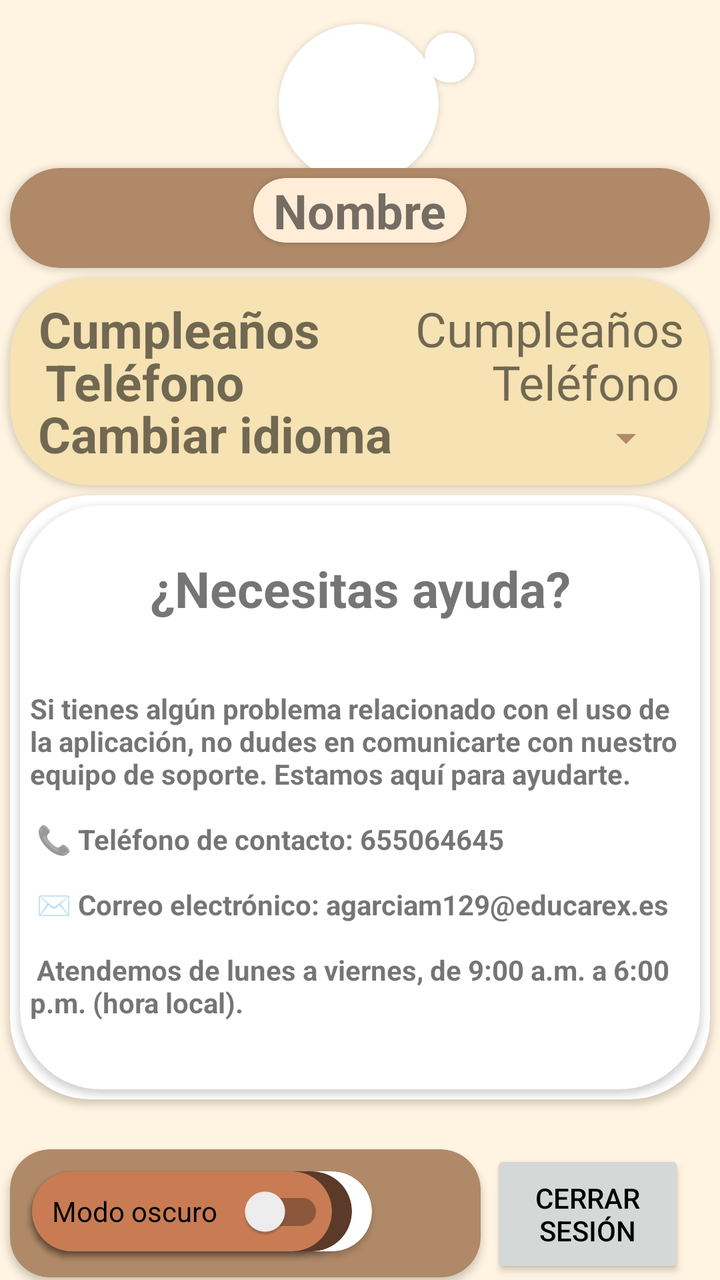
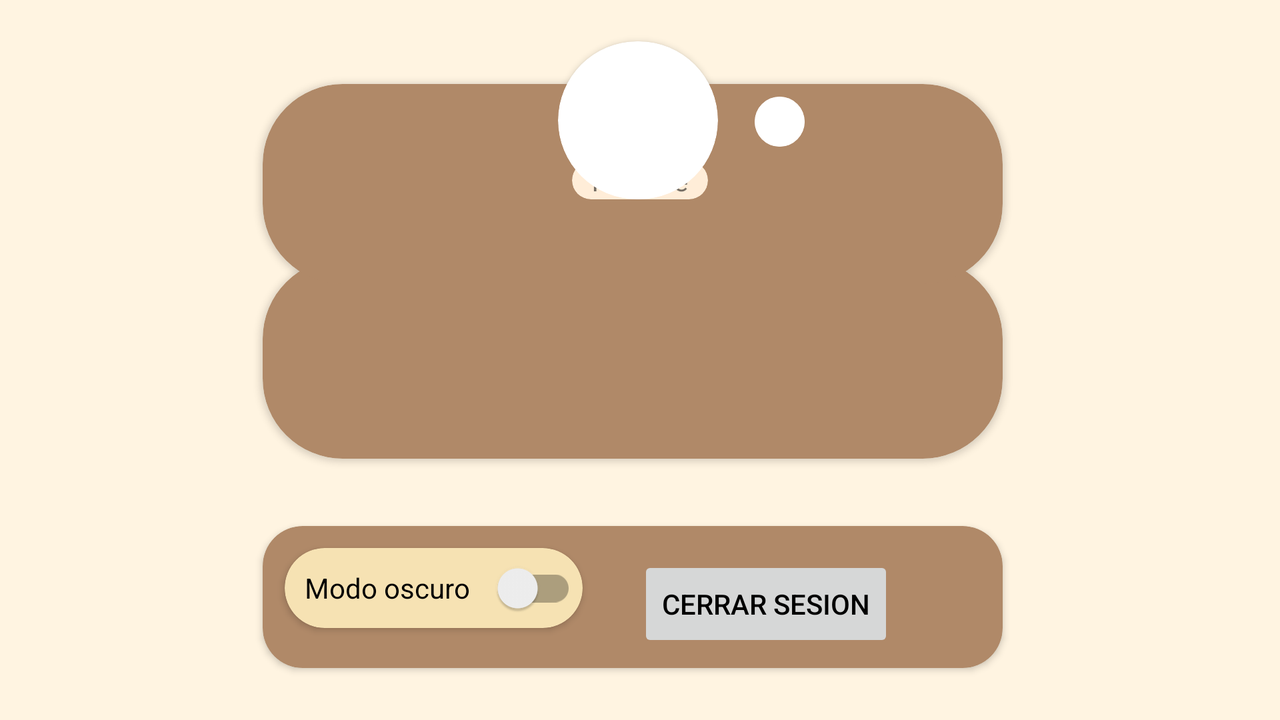

First picture: res/layout/ on a phone held upright. Second picture: the repository's own variant of that layout, on a device whose configuration matches the variant's folder. Source for both follows.
<!-- AndroidManifest.xml: application theme Theme.Pasteleria.Light -->
<!-- res/layout/fragment_user.xml -->
<?xml version="1.0" encoding="utf-8"?>
<androidx.constraintlayout.widget.ConstraintLayout xmlns:android="http://schemas.android.com/apk/res/android"
    xmlns:tools="http://schemas.android.com/tools"
    android:layout_width="match_parent"
    android:layout_height="match_parent"
    xmlns:app="http://schemas.android.com/apk/res-auto"
    tools:context=".main.view.UserFragment">

    <androidx.cardview.widget.CardView
        android:id="@+id/cardView6"
        android:layout_width="0dp"
        android:layout_height="0dp"

        android:layout_marginStart="5dp"
        android:layout_marginTop="5dp"
        android:layout_marginEnd="5dp"
        android:layout_marginBottom="5dp"
        android:backgroundTint="@color/vainilla"
        app:cardCornerRadius="40dp"
        app:layout_constraintBottom_toTopOf="@+id/cardView7"
        app:layout_constraintEnd_toEndOf="parent"
        app:layout_constraintHorizontal_bias="0.487"
        app:layout_constraintStart_toStartOf="parent"
        app:layout_constraintTop_toBottomOf="@+id/cardView5"
        app:layout_constraintVertical_bias="0.331">

        <androidx.constraintlayout.widget.ConstraintLayout
            android:id="@+id/constraintCumpleanos"
            android:layout_width="match_parent"
            android:layout_height="match_parent"
            app:layout_constraintBottom_toBottomOf="parent"
            app:layout_constraintEnd_toEndOf="parent"
            app:layout_constraintStart_toStartOf="parent"
            app:layout_constraintTop_toTopOf="parent">

            <TextView
                android:id="@+id/telefonoTV"
                android:layout_width="wrap_content"
                android:layout_height="wrap_content"
                android:text="@string/telefono"
                android:textSize="24sp"
                app:layout_constraintBottom_toBottomOf="parent"
                app:layout_constraintEnd_toEndOf="parent"
                app:layout_constraintHorizontal_bias="0.94"
                app:layout_constraintStart_toStartOf="parent"
                app:layout_constraintTop_toTopOf="parent" />

            <TextView
                android:id="@+id/textView7"
                android:layout_width="wrap_content"
                android:layout_height="wrap_content"
                android:text="@string/telefono"
                android:textSize="25sp"
                android:textStyle="bold"
                app:layout_constraintBottom_toBottomOf="parent"
                app:layout_constraintEnd_toEndOf="parent"
                app:layout_constraintHorizontal_bias="0.071"
                app:layout_constraintStart_toStartOf="parent"
                app:layout_constraintTop_toTopOf="parent" />

            <TextView
                android:id="@+id/textView6"
                android:layout_width="wrap_content"
                android:layout_height="wrap_content"
                android:text="@string/cumpleanos"
                android:textSize="25sp"
                android:textStyle="bold"
                app:layout_constraintBottom_toBottomOf="parent"
                app:layout_constraintEnd_toEndOf="parent"
                app:layout_constraintHorizontal_bias="0.068"
                app:layout_constraintStart_toStartOf="parent"
                app:layout_constraintTop_toTopOf="parent"
                app:layout_constraintVertical_bias="0.126" />

            <TextView
                android:id="@+id/cumpleTV"
                android:layout_width="wrap_content"
                android:layout_height="wrap_content"
                android:text="@string/cumpleanos"
                android:textSize="24sp"
                app:layout_constraintBottom_toBottomOf="parent"
                app:layout_constraintEnd_toEndOf="parent"
                app:layout_constraintHorizontal_bias="0.94"
                app:layout_constraintStart_toStartOf="parent"
                app:layout_constraintTop_toTopOf="parent"
                app:layout_constraintVertical_bias="0.125" />

            <TextView
                android:id="@+id/textView5"
                android:layout_width="wrap_content"
                android:layout_height="wrap_content"
                android:text="@string/cambiar_idioma"
                android:textSize="25sp"
                android:textStyle="bold"
                app:layout_constraintBottom_toBottomOf="parent"
                app:layout_constraintEnd_toEndOf="parent"
                app:layout_constraintHorizontal_bias="0.08"
                app:layout_constraintStart_toStartOf="parent"
                app:layout_constraintTop_toTopOf="parent"
                app:layout_constraintVertical_bias="0.873" />

            <Spinner
                android:id="@+id/spinnerIdioma"
                style="@android:style/Animation"
                android:layout_width="wrap_content"
                android:layout_height="30dp"
                android:backgroundTint="@color/chocolate_claro1"
                android:elevation="10dp"
                app:layout_constraintBottom_toBottomOf="parent"
                app:layout_constraintEnd_toEndOf="parent"
                app:layout_constraintHorizontal_bias="0.94"
                app:layout_constraintStart_toStartOf="parent"
                app:layout_constraintTop_toTopOf="parent"
                app:layout_constraintVertical_bias="0.884" />
        </androidx.constraintlayout.widget.ConstraintLayout>
    </androidx.cardview.widget.CardView>

    <androidx.cardview.widget.CardView
        android:id="@+id/cardView"
        android:layout_width="wrap_content"
        android:layout_height="wrap_content"

        app:cardCornerRadius="90dp"
        app:layout_constraintBottom_toBottomOf="@+id/cardView6"
        app:layout_constraintEnd_toEndOf="parent"
        app:layout_constraintHorizontal_bias="0.498"
        app:layout_constraintStart_toStartOf="parent"
        app:layout_constraintTop_toTopOf="parent"
        app:layout_constraintVertical_bias="0.073">

        <ImageView
            android:id="@+id/fotoPerfil"
            android:contentDescription="@string/imagen"
            android:layout_width="80dp"
            android:layout_height="80dp"
            android:scaleType="centerCrop"
            app:srcCompat="@drawable/default_profile"
            tools:layout_editor_absoluteX="111dp"
            tools:layout_editor_absoluteY="134dp" />

    </androidx.cardview.widget.CardView>

    <androidx.cardview.widget.CardView
        android:id="@+id/cardView5"
        android:layout_width="0dp"
        android:layout_height="50dp"

        android:layout_marginStart="5dp"
        android:layout_marginTop="5dp"
        android:layout_marginEnd="5dp"
        android:layout_marginBottom="5dp"
        android:backgroundTint="@color/chocolate_claro1"
        app:cardCornerRadius="40dp"
        app:layout_constraintBottom_toBottomOf="@id/cardView7"
        app:layout_constraintEnd_toEndOf="parent"
        app:layout_constraintHorizontal_bias="0.487"
        app:layout_constraintStart_toStartOf="parent"
        app:layout_constraintTop_toTopOf="parent"
        app:layout_constraintVertical_bias="0.161">

        <androidx.constraintlayout.widget.ConstraintLayout
            android:layout_width="match_parent"
            android:layout_height="match_parent">

            <androidx.cardview.widget.CardView
                android:id="@+id/cardView2"
                android:layout_width="wrap_content"
                android:layout_height="wrap_content"
                android:backgroundTint="@color/kinder"
                android:elevation="60dp"
                android:layout_marginTop="5dp"
                app:cardCornerRadius="40dp"
                app:layout_constraintBottom_toBottomOf="parent"
                app:layout_constraintEnd_toEndOf="parent"
                app:layout_constraintStart_toStartOf="parent"
                app:layout_constraintTop_toTopOf="parent"
                app:layout_constraintVertical_bias="0.0">

                <TextView
                    android:id="@+id/nombreTextView"
                    android:layout_width="wrap_content"
                    android:layout_height="wrap_content"
                    android:layout_marginLeft="10dp"
                    android:layout_marginRight="10dp"
                    android:elevation="4dp"
                    android:text="@string/nombre"
                    android:textSize="24sp"
                    android:textStyle="bold"
                    app:layout_constraintBottom_toBottomOf="parent"
                    app:layout_constraintEnd_toEndOf="parent"
                    app:layout_constraintHorizontal_bias="0.498"
                    app:layout_constraintStart_toStartOf="parent"
                    app:layout_constraintTop_toTopOf="parent"
                    app:layout_constraintVertical_bias="0.178" />
            </androidx.cardview.widget.CardView>
        </androidx.constraintlayout.widget.ConstraintLayout>
    </androidx.cardview.widget.CardView>

    <androidx.cardview.widget.CardView
        android:id="@+id/cardView9"
        android:layout_width="0dp"
        android:layout_height="64dp"
        android:backgroundTint="@color/chocolate_claro1"
        app:cardCornerRadius="20dp"
        android:layout_marginEnd="5dp"
        android:layout_marginStart="5dp"
        app:layout_constraintBottom_toBottomOf="parent"
        app:layout_constraintEnd_toStartOf="@id/cerrarSesionButton"
        app:layout_constraintHorizontal_bias="0.148"
        app:layout_constraintStart_toStartOf="parent"
        app:layout_constraintTop_toBottomOf="@+id/cardView7"
        app:layout_constraintVertical_bias="0.946">

        <androidx.cardview.widget.CardView
            android:layout_width="170dp"
            android:layout_height="40dp"
            android:layout_marginStart="11dp"
            android:layout_marginTop="11dp"
            android:layout_marginEnd="210dp"
            android:backgroundTint="@color/stripe_3ds2_chevron"
            android:elevation="10dp"
            app:cardCornerRadius="40dp"
            app:layout_constraintStart_toStartOf="parent"
            app:layout_constraintTop_toTopOf="parent"></androidx.cardview.widget.CardView>

        <androidx.cardview.widget.CardView
            android:layout_width="160dp"
            android:layout_height="40dp"
            android:layout_marginStart="11dp"
            android:layout_marginTop="11dp"
            android:layout_marginEnd="210dp"
            android:backgroundTint="@color/chocolate_claro_oscuro"
            android:elevation="10dp"
            app:cardCornerRadius="40dp"
            app:layout_constraintStart_toStartOf="parent"
            app:layout_constraintTop_toTopOf="parent"></androidx.cardview.widget.CardView>

        <androidx.cardview.widget.CardView
            android:layout_width="150dp"
            android:layout_height="40dp"
            android:layout_marginStart="11dp"
            android:layout_marginTop="11dp"
            android:layout_marginEnd="210dp"
            android:backgroundTint="@color/caramelo"
            android:elevation="10dp"
            app:cardCornerRadius="40dp"
            app:layout_constraintStart_toStartOf="parent"
            app:layout_constraintTop_toTopOf="parent">

            <androidx.appcompat.widget.SwitchCompat
                android:id="@+id/modoOscuroSwitch"
                android:layout_width="136dp"
                android:layout_height="wrap_content"
                android:layout_marginStart="10dp"
                android:layout_marginTop="0dp"
                android:elevation="10dp"
                android:text="@string/modo_oscuro" />
        </androidx.cardview.widget.CardView>
    </androidx.cardview.widget.CardView>

    <androidx.cardview.widget.CardView
        android:id="@+id/cardView7"
        android:layout_width="0dp"
        android:layout_height="302dp"
        android:layout_marginStart="5dp"
        android:layout_marginEnd="5dp"
        android:backgroundTint="@color/stripe_3ds2_chevron"
        app:cardCornerRadius="40dp"
        app:layout_constraintBottom_toBottomOf="parent"

        app:layout_constraintEnd_toEndOf="parent"
        app:layout_constraintStart_toStartOf="parent"
        app:layout_constraintTop_toTopOf="parent"
        app:layout_constraintVertical_bias="0.733">

        <androidx.constraintlayout.widget.ConstraintLayout
            android:layout_width="match_parent"
            android:layout_height="match_parent">

            <androidx.cardview.widget.CardView
                android:layout_width="match_parent"
                android:layout_height="match_parent"
                android:layout_marginStart="5dp"
                android:layout_marginTop="5dp"
                android:layout_marginEnd="5dp"
                android:layout_marginBottom="5dp"
                app:cardCornerRadius="40dp"
                app:layout_constraintBottom_toBottomOf="parent"
                app:layout_constraintEnd_toEndOf="parent"
                app:layout_constraintStart_toStartOf="parent"
                app:layout_constraintTop_toTopOf="parent"

                app:layout_goneMarginBottom="5dp">


                <androidx.constraintlayout.widget.ConstraintLayout
                    android:layout_width="match_parent"
                    android:layout_height="match_parent">

                    <TextView
                        android:id="@+id/textView8"
                        android:layout_width="wrap_content"
                        android:layout_height="wrap_content"
                        android:layout_marginStart="15dp"
                        android:layout_marginEnd="5dp"
                        android:text="@string/soporte_texto"
                        android:textSize="14sp"
                        android:textStyle="bold"
                        app:layout_constraintBottom_toBottomOf="parent"
                        app:layout_constraintEnd_toEndOf="parent"
                        app:layout_constraintStart_toStartOf="parent"
                        app:layout_constraintTop_toTopOf="parent"
                        app:layout_constraintVertical_bias="0.838" />

                    <TextView
                        android:id="@+id/textView11"
                        android:layout_width="wrap_content"
                        android:layout_height="wrap_content"
                        android:text="@string/necesitas_ayuda"
                        android:textSize="25sp"
                        android:textStyle="bold"
                        app:layout_constraintBottom_toBottomOf="parent"
                        app:layout_constraintEnd_toEndOf="parent"
                        app:layout_constraintHorizontal_bias="0.503"
                        app:layout_constraintStart_toStartOf="parent"
                        app:layout_constraintTop_toTopOf="parent"
                        app:layout_constraintVertical_bias="0.096" />
                </androidx.constraintlayout.widget.ConstraintLayout>
            </androidx.cardview.widget.CardView>
        </androidx.constraintlayout.widget.ConstraintLayout>
    </androidx.cardview.widget.CardView>
    <androidx.cardview.widget.CardView
        android:id="@+id/cardViewAjustes"
        android:layout_width="25dp"
        android:layout_height="25dp"
        app:cardCornerRadius="90dp"
        app:layout_constraintBottom_toTopOf="@id/cardView6"
        app:layout_constraintEnd_toEndOf="parent"
        app:layout_constraintHorizontal_bias="0.634"
        app:layout_constraintStart_toStartOf="parent"
        app:layout_constraintTop_toTopOf="parent"
        app:layout_constraintVertical_bias="0.144">

        <ImageButton
            android:id="@+id/cambiarFotoButton"
            android:contentDescription="@string/anadir"
            android:layout_width="40dp"
            android:layout_height="40dp"
            android:layout_gravity="center"
            android:scaleType="centerCrop"
            android:backgroundTint="@color/white"
            app:srcCompat="@drawable/lapiz" />
    </androidx.cardview.widget.CardView>

    <Button
        android:id="@+id/cerrarSesionButton"
        android:layout_width="97dp"
        android:layout_height="64dp"
        android:text="@string/cerrar_sesion"
        app:layout_constraintBottom_toBottomOf="parent"
        app:layout_constraintEnd_toEndOf="parent"
        app:layout_constraintHorizontal_bias="0.933"
        app:layout_constraintStart_toStartOf="parent"
        app:layout_constraintTop_toBottomOf="@+id/cardView7"
        app:layout_constraintVertical_bias="0.958" />


</androidx.constraintlayout.widget.ConstraintLayout>
<!-- resources referenced by this layout -->
<resources>
  <color name="caramelo">#C97C54</color>
  <color name="chocolate_claro1">#b08968</color>
  <color name="chocolate_claro_oscuro">#5B3A29</color>
  <color name="kinder">#ffedd8</color>
  <color name="vainilla">#F6E2B3</color>
  <color name="white">#FFFFFFFF</color>
  <string name="anadir">añadir</string>
  <string name="cambiar_idioma">Cambiar idioma</string>
  <string name="cerrar_sesion">Cerrar sesión</string>
  <string name="cumpleanos">Cumpleaños</string>
  <string name="imagen">Imagen</string>
  <string name="modo_oscuro">Modo oscuro</string>
  <string name="necesitas_ayuda">¿Necesitas ayuda?</string>
  <string name="nombre">Nombre</string>
  <string name="soporte_texto">
      Si tienes algún problema relacionado con el uso de la aplicación, no dudes en comunicarte con nuestro equipo de soporte. Estamos aquí para ayudarte.\n\n
  
  📞 Teléfono de contacto: 655064645\n\n
  
  ✉️ Correo electrónico: agarciam129@educarex.es\n\n
  
  Atendemos de lunes a viernes, de 9:00 a.m. a 6:00 p.m. (hora local).\n
  </string>
  <string name="telefono">Teléfono</string>
  <style name="Theme.Pasteleria.Light" parent="Theme.MaterialComponents.DayNight.NoActionBar">
          
          <item name="android:forceDarkAllowed" tools:targetApi="q">false</item>
  
          <item name="colorPrimary">@color/chocolate_oscuro1</item>
          <item name="colorPrimaryVariant">@color/chocolate_claro1</item>
          <item name="colorOnPrimary">@color/white</item>
          <item name="colorSecondary">@color/caramelo</item>
          <item name="colorSecondaryVariant">@color/fresa</item>
          <item name="colorOnSecondary">@color/white</item>
          <item name="android:windowBackground">@color/fondo_pasteleria</item>
          <item name="colorOnBackground">@color/black</item>
          <item name="colorOnSurface">@color/black</item>
          <item name="colorError">@color/rosa_candy</item>
          <item name="colorSurface">@color/white</item>
          <item name="android:textColorPrimary">@color/black</item>
          <item name="android:textColorSecondary">@color/black</item>
      </style>
  <color name="chocolate_oscuro1">#210f04</color>
  <color name="fresa">#F8A1B4</color>
  <color name="fondo_pasteleria">#FFF4E1</color>
  <color name="black">#FF000000</color>
  <color name="rosa_candy">#F16D8E</color>
</resources>
<!-- res/layout-land/fragment_user.xml (the author's variant of the layout above) -->
<!-- drawn on the phone turned sideways -->
<?xml version="1.0" encoding="utf-8"?>
<androidx.constraintlayout.widget.ConstraintLayout xmlns:android="http://schemas.android.com/apk/res/android"
    xmlns:tools="http://schemas.android.com/tools"
    android:layout_width="match_parent"
    android:layout_height="match_parent"
    xmlns:app="http://schemas.android.com/apk/res-auto"
    tools:context=".main.view.UserFragment">


    <androidx.cardview.widget.CardView
        android:layout_width="370dp"
        android:layout_height="100dp"
        android:backgroundTint="@color/chocolate_claro1"
        app:cardCornerRadius="40dp"
        app:layout_constraintBottom_toBottomOf="parent"
        app:layout_constraintEnd_toEndOf="parent"
        app:layout_constraintHorizontal_bias="0.487"
        app:layout_constraintStart_toStartOf="parent"
        app:layout_constraintTop_toTopOf="parent"
        app:layout_constraintVertical_bias="0.498" />

    <androidx.cardview.widget.CardView
        android:layout_width="370dp"
        android:layout_height="100dp"
        android:backgroundTint="@color/chocolate_claro1"
        app:cardCornerRadius="40dp"
        app:layout_constraintBottom_toBottomOf="parent"
        app:layout_constraintEnd_toEndOf="parent"
        app:layout_constraintHorizontal_bias="0.487"
        app:layout_constraintStart_toStartOf="parent"
        app:layout_constraintTop_toTopOf="parent"
        app:layout_constraintVertical_bias="0.161" />


    <androidx.cardview.widget.CardView
        android:layout_width="370dp"
        android:layout_height="71dp"
        android:backgroundTint="@color/chocolate_claro1"
        app:cardCornerRadius="20dp"
        app:layout_constraintBottom_toBottomOf="parent"
        app:layout_constraintEnd_toEndOf="parent"
        app:layout_constraintHorizontal_bias="0.487"
        app:layout_constraintStart_toStartOf="parent"
        app:layout_constraintTop_toTopOf="parent"
        app:layout_constraintVertical_bias="0.91">

        <androidx.cardview.widget.CardView
            android:layout_width="match_parent"
            android:layout_height="40dp"
            android:layout_marginStart="11dp"
            android:layout_marginTop="11dp"
            android:layout_marginEnd="210dp"
            android:backgroundTint="@color/vainilla"
            android:elevation="10dp"
            app:cardCornerRadius="40dp"
            app:layout_constraintStart_toStartOf="parent"
            app:layout_constraintTop_toTopOf="parent">

            <androidx.appcompat.widget.SwitchCompat
                android:id="@+id/modoOscuroSwitch"
                android:layout_width="136dp"
                android:layout_height="wrap_content"
                android:layout_marginLeft="10dp"
                android:layout_marginTop="0dp"
                android:elevation="10dp"
                android:text="Modo oscuro" />
        </androidx.cardview.widget.CardView>
    </androidx.cardview.widget.CardView>

    <androidx.cardview.widget.CardView
        android:id="@+id/cardView2"
        android:layout_width="wrap_content"
        android:layout_height="wrap_content"
        android:layout_marginBottom="180dp"
        android:backgroundTint="@color/kinder"
        app:cardCornerRadius="40dp"
        app:layout_constraintBottom_toBottomOf="parent"
        app:layout_constraintEnd_toEndOf="parent"
        app:layout_constraintStart_toStartOf="parent"
        app:layout_constraintTop_toTopOf="parent">

        <TextView
            android:id="@+id/nombreTextView"
            android:layout_width="wrap_content"
            android:layout_height="wrap_content"
            android:layout_marginLeft="10dp"
            android:layout_marginRight="10dp"
            android:elevation="7dp"
            android:text="nombre"
            app:layout_constraintBottom_toBottomOf="parent"
            app:layout_constraintEnd_toEndOf="parent"
            app:layout_constraintHorizontal_bias="0.498"
            app:layout_constraintStart_toStartOf="parent"
            app:layout_constraintTop_toTopOf="parent"
            app:layout_constraintVertical_bias="0.178" />
    </androidx.cardview.widget.CardView>

    <androidx.cardview.widget.CardView
        android:id="@+id/cardView"
        android:layout_width="wrap_content"
        android:layout_height="79dp"
        app:cardCornerRadius="90dp"
        app:layout_constraintBottom_toBottomOf="parent"
        app:layout_constraintEnd_toEndOf="parent"
        app:layout_constraintHorizontal_bias="0.498"
        app:layout_constraintStart_toStartOf="parent"
        app:layout_constraintTop_toTopOf="parent"
        app:layout_constraintVertical_bias="0.073">

        <ImageView
            android:id="@+id/fotoPerfil"
            android:layout_width="80dp"
            android:layout_height="80dp"
            android:scaleType="centerCrop"
            app:srcCompat="@drawable/default_profile"
            tools:layout_editor_absoluteX="111dp"
            tools:layout_editor_absoluteY="134dp" />
    </androidx.cardview.widget.CardView>


    <androidx.cardview.widget.CardView
        android:id="@+id/cardViewAjustes"
        android:layout_width="25dp"
        android:layout_height="25dp"
        android:layout_marginRight="20dp"
        app:cardCornerRadius="90dp"
        app:layout_constraintBottom_toBottomOf="parent"
        app:layout_constraintEnd_toEndOf="parent"
        app:layout_constraintHorizontal_bias="0.634"
        app:layout_constraintStart_toStartOf="parent"
        app:layout_constraintTop_toTopOf="parent"
        app:layout_constraintVertical_bias="0.144">

        <ImageButton
            android:id="@+id/cambiarFotoButton"
            android:layout_width="40dp"
            android:layout_height="40dp"
            android:layout_gravity="center"
            android:scaleType="centerCrop"
            android:backgroundTint="@color/white"
            app:srcCompat="@drawable/lapiz" />
    </androidx.cardview.widget.CardView>

    <Button
        android:id="@+id/cerrarSesionButton"
        android:layout_width="wrap_content"
        android:layout_marginRight="160dp"
        android:layout_height="wrap_content"
        android:text="cerrar sesion"
        app:layout_constraintBottom_toBottomOf="parent"
        app:layout_constraintEnd_toEndOf="parent"
        app:layout_constraintHorizontal_bias="0.906"
        app:layout_constraintStart_toStartOf="parent"
        app:layout_constraintTop_toTopOf="parent"
        app:layout_constraintVertical_bias="0.891" />
</androidx.constraintlayout.widget.ConstraintLayout>
<!-- resources referenced by the variant -->
<!-- as the phone turned sideways resolves them -->
<resources>
  <color name="chocolate_claro1">#b08968</color>
  <color name="kinder">#ffedd8</color>
  <color name="vainilla">#F6E2B3</color>
  <color name="white">#FFFFFFFF</color>
  <style name="Theme.Pasteleria.Light" parent="Theme.MaterialComponents.DayNight.NoActionBar">
          
          <item name="android:forceDarkAllowed" tools:targetApi="q">false</item>
  
          <item name="colorPrimary">@color/chocolate_oscuro1</item>
          <item name="colorPrimaryVariant">@color/chocolate_claro1</item>
          <item name="colorOnPrimary">@color/white</item>
          <item name="colorSecondary">@color/caramelo</item>
          <item name="colorSecondaryVariant">@color/fresa</item>
          <item name="colorOnSecondary">@color/white</item>
          <item name="android:windowBackground">@color/fondo_pasteleria</item>
          <item name="colorOnBackground">@color/black</item>
          <item name="colorOnSurface">@color/black</item>
          <item name="colorError">@color/rosa_candy</item>
          <item name="colorSurface">@color/white</item>
          <item name="android:textColorPrimary">@color/black</item>
          <item name="android:textColorSecondary">@color/black</item>
      </style>
  <color name="chocolate_oscuro1">#210f04</color>
  <color name="caramelo">#C97C54</color>
  <color name="fresa">#F8A1B4</color>
  <color name="fondo_pasteleria">#FFF4E1</color>
  <color name="black">#FF000000</color>
  <color name="rosa_candy">#F16D8E</color>
</resources>
